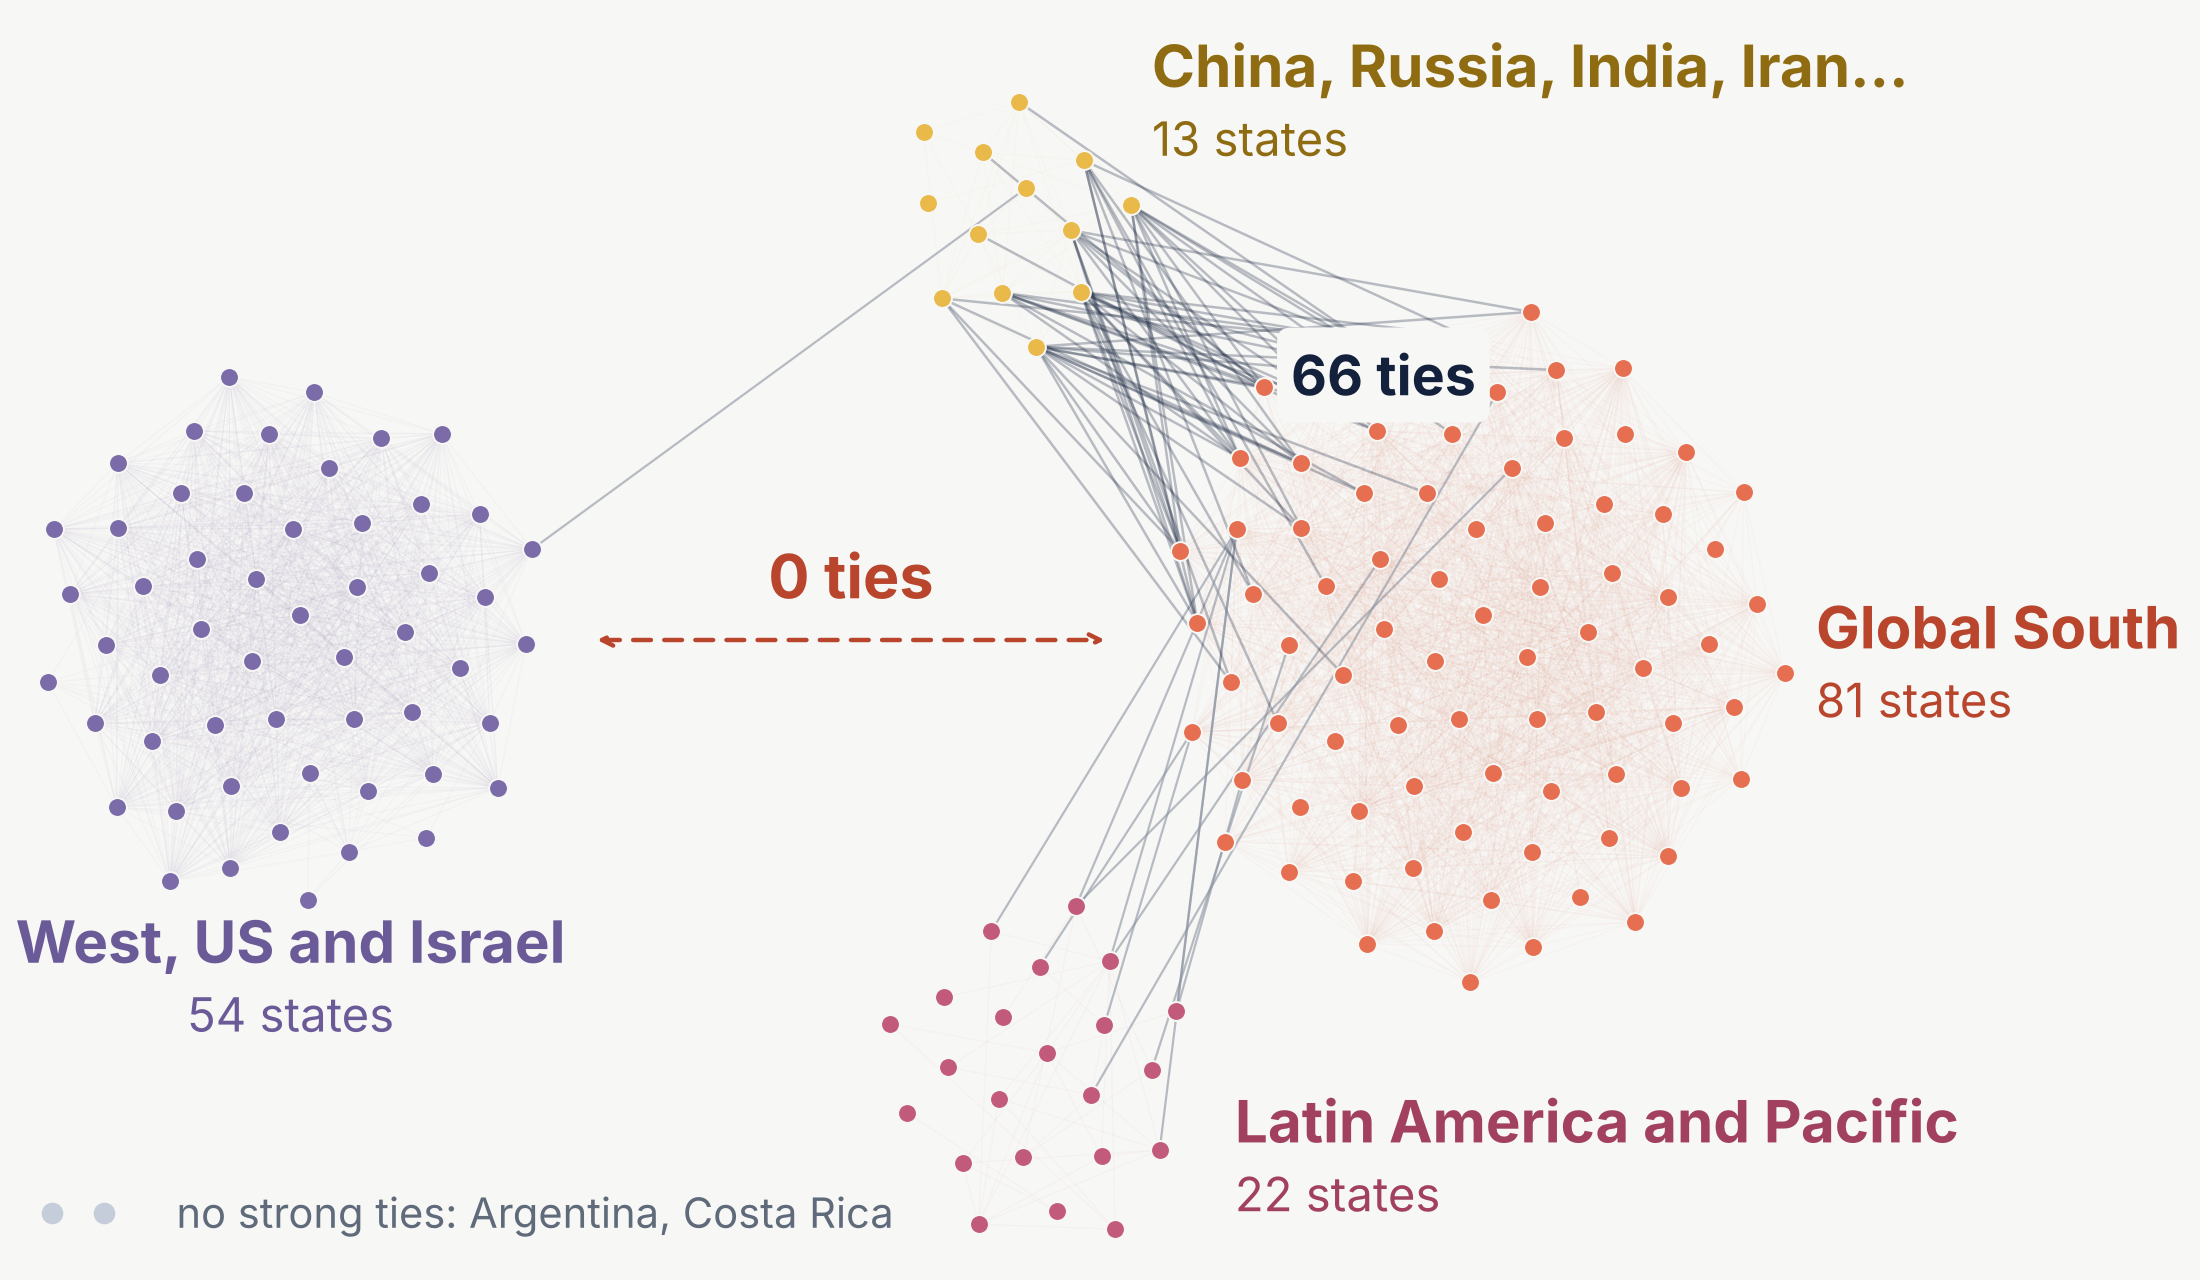

Source code (Python):
"""Slide 18 - Rete di accordo dell'Assemblea Generale, 2014-2025.

Metodo
1. Votazioni senza le 282 "USA contro tutti" (908); Stati presenti in almeno il 75%
   delle 1.190 votazioni (172).
2. Per ogni coppia di Stati, kappa di Cohen su sì / astenuto / no, sulle votazioni in cui
   hanno votato entrambi. Legame forte: kappa >= 0.4.
3. Comunità con Louvain pesato sui kappa, ripetuto con 50 seed: ogni Stato va nella
   comunità in cui finisce più spesso. India e Pakistan sono al confine (32 run su 50
   con Cina-Russia).
4. Disegno: ogni comunità è un disco di punti; gli Stati con legami verso un'altra
   comunità stanno sul lato rivolto verso di essa.
Stampa anche il controllo con soglie 0.3 e 0.5.
Output: figure/slide18_network.png
"""
import collections

import networkx as nx
import numpy as np

import base

df = base.carica()
pres = base.presenza(df)
stati = pres[pres >= 0.75].index
d = df[~df.rcid.isin(base.usa_contro_tutti(df)) & df.Countryname.isin(stati)]
V = d.pivot_table(index="Countryname", columns="rcid", values="vote").reindex(stati)
V = V.where(V.isin([1, 2, 3]))            # assenti = NaN
print("Stati x votazioni:", V.shape)

# kappa di Cohen per ogni coppia
A = V.values
nomi = list(V.index)
n = len(nomi)
K = np.full((n, n), np.nan)
for i in range(n):
    for j in range(i + 1, n):
        entrambi = ~np.isnan(A[i]) & ~np.isnan(A[j])
        x, y = A[i][entrambi], A[j][entrambi]
        po = (x == y).mean()
        pe = sum((x == c).mean() * (y == c).mean() for c in (1, 2, 3))
        K[i, j] = K[j, i] = (po - pe) / (1 - pe)

G = nx.Graph()
G.add_nodes_from(nomi)
for i in range(n):
    for j in range(i + 1, n):
        if K[i, j] >= 0.4:
            G.add_edge(nomi[i], nomi[j], weight=K[i, j])

# comunità: Louvain 50 volte, poi la comunità più frequente per ogni Stato
ancore = {"W": "FRANCE", "C": "CHINA", "L": "CHILE", "S": "NIGERIA"}
conteggi = collections.defaultdict(collections.Counter)
for seed in range(50):
    for c in nx.community.louvain_communities(G, weight="weight", seed=seed):
        lab = [k for k, a in ancore.items() if a in c]
        lab = lab[0] if len(lab) == 1 else "other"
        for x in c:
            conteggi[x][lab] += 1
finale = {x: conteggi[x].most_common(1)[0][0] for x in nomi}
gruppi = {k: {x for x in nomi if finale[x] == k} for k in "SWLC"}
W = gruppi["W"]
gruppo_di = {x: k for k, g in gruppi.items() for x in g}
isolati = [x for x in nomi if finale[x] == "other"]
partizione = [gruppi[k] for k in "SWLC"] + [{x} for x in isolati]

al_confine = {x: dict(conteggi[x]) for x in nomi
              if conteggi[x].most_common(1)[0][1] < 40 and x not in isolati}
print("al confine:", al_confine)
print("dimensioni:", {k: len(g) for k, g in gruppi.items()}, "isolati:", isolati)
print("modularità Q:", round(nx.community.modularity(G, partizione, weight="weight"), 2))
ponti = collections.Counter(tuple(sorted((gruppo_di[a], gruppo_di[b]))) for a, b in G.edges()
                            if gruppo_di.get(a) != gruppo_di.get(b))
print("legami tra comunità:", dict(ponti))
for soglia in (0.3, 0.4, 0.5):
    k = sum(1 for i in range(n) for j in range(i + 1, n)
            if K[i, j] >= soglia and (nomi[i] in W) != (nomi[j] in W)
            and nomi[i] not in isolati and nomi[j] not in isolati)
    print(f"kappa >= {soglia}: legami Occidente-resto = {k}")

# figura
plt = base.stile()
BG = base.SFONDO
COL = {"S": "#E76F51", "W": "#7B6BA8", "L": "#C25A7C", "C": "#E9B949"}
COL_TESTO = {"S": "#B8452C", "W": "#6A5A98", "L": "#A1405F", "C": "#8F6C12"}
centro = {"W": (-3.2, 0.0), "S": (2.5, 0.0), "C": (0.3, 1.9), "L": (0.4, -1.95)}
verso = {"W": "C", "S": "C", "C": "S", "L": "S"}


def disco(k, R):
    """k punti distribuiti in modo uniforme in un cerchio di raggio R (spirale di girasole)."""
    i = np.arange(k) + 0.5
    r = R * np.sqrt(i / k)
    t = i * np.pi * (3 - np.sqrt(5))
    return np.c_[r * np.cos(t), r * np.sin(t)]


pos = {}
for k, g in gruppi.items():
    punti = disco(len(g), 0.17 * np.sqrt(len(g)))
    c0 = np.array(centro[k])
    direzione = np.array(centro[verso[k]]) - c0
    direzione /= np.linalg.norm(direzione)
    ordine_posti = np.argsort(-(punti @ direzione))

    def legami_fuori(x):
        return sum(1 for y in G.neighbors(x) if gruppo_di.get(y) != k)

    for stato, p in zip(sorted(g, key=lambda x: (-legami_fuori(x), x)), ordine_posti):
        pos[stato] = c0 + punti[p]
for i, x in enumerate(isolati):
    pos[x] = np.array([-4.35 + 0.25 * i, -2.55])

fig, ax = base.nuova_figura(plt, 11, 6.4)
for a, b in G.edges():
    ga, gb = gruppo_di.get(a), gruppo_di.get(b)
    if ga == gb:
        ax.plot(*zip(pos[a], pos[b]), color=COL[ga], alpha=.04, lw=.4, zorder=1)
    elif {ga, gb} == {"S", "C"}:
        ax.plot(*zip(pos[a], pos[b]), color=base.NAVY, alpha=.28, lw=.9, zorder=2)
    else:
        ax.plot(*zip(pos[a], pos[b]), color=base.GRIGIO_LINEA, alpha=.6, lw=.8, zorder=2)
for k, g in gruppi.items():
    xy = np.array([pos[x] for x in g])
    ax.scatter(xy[:, 0], xy[:, 1], s=46, color=COL[k], edgecolor=BG, lw=.7, zorder=3)
xy = np.array([pos[x] for x in isolati])
ax.scatter(xy[:, 0], xy[:, 1], s=46, color="#C5CCDA", zorder=3)
ax.text(-3.75, -2.55, "no strong ties: Argentina, Costa Rica", fontsize=15,
        color=base.GRIGIO_TESTO, va="center")

etichette = {"W": ("West, US and Israel", (-3.2, -1.5), "center"),
             "S": ("Global South", (4.15, -0.1), "left"),
             "C": ("China, Russia, India, Iran…", (0.95, 2.4), "left"),
             "L": ("Latin America and Pacific", (1.35, -2.3), "left")}
for k, (t, (x, y), ha) in etichette.items():
    ax.text(x, y, t, fontsize=21, color=COL_TESTO[k], fontweight="bold", ha=ha, va="bottom")
    ax.text(x, y - 0.04, f"{len(gruppi[k])} states", fontsize=17, color=COL_TESTO[k], ha=ha, va="top")
ax.annotate("", xy=(0.75, 0.0), xytext=(-1.75, 0.0),
            arrowprops=dict(arrowstyle="<->", color="#B8452C", lw=1.6, ls=(0, (4, 3))))
ax.text(-0.5, 0.12, "0 ties", fontsize=22, color="#B8452C", fontweight="bold", ha="center", va="bottom")
ax.text(1.62, 1.18, f"{ponti[('C', 'S')]} ties", fontsize=20, color=base.NAVY, fontweight="bold",
        ha="left", va="center", bbox=dict(boxstyle="round,pad=0.25", fc=BG, ec="none"), zorder=5)
ax.set_xlim(-4.6, 6.0)
ax.set_ylim(-2.85, 2.85)
ax.axis("off")
fig.subplots_adjust(left=0, right=1, top=1, bottom=0)
base.salva(fig, "slide18_network.png")
